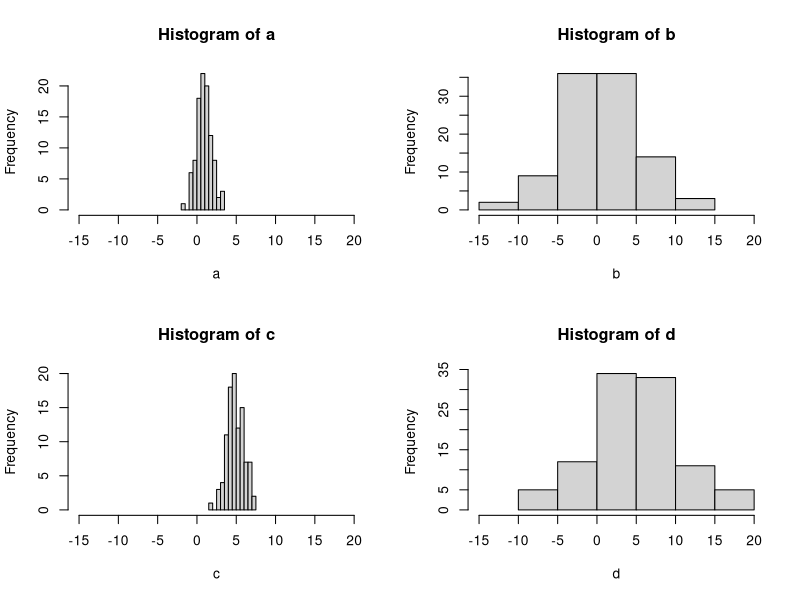
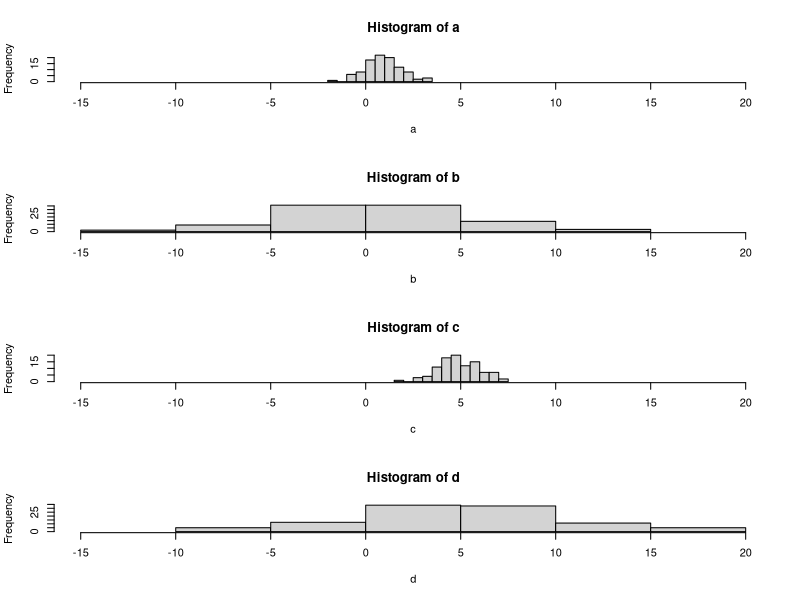
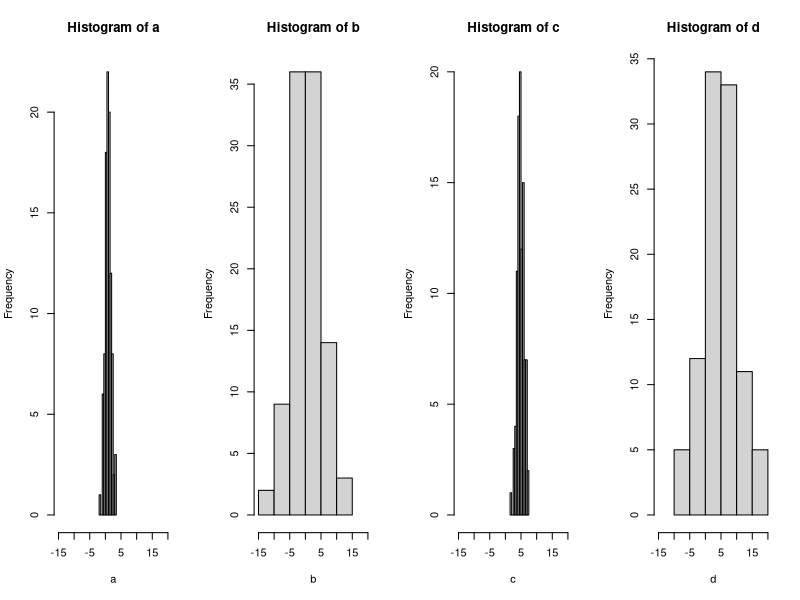
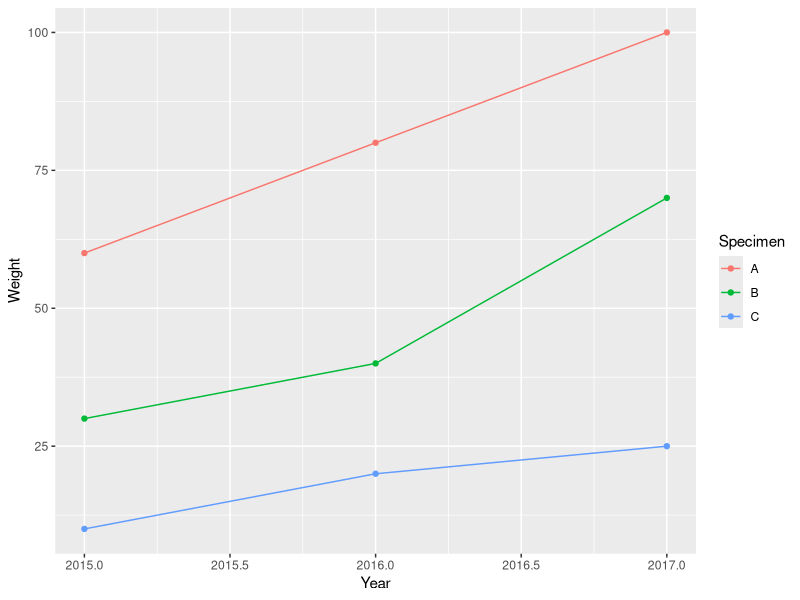

Write R code to recreate these figures, in order.
## ---- chunk 1

t <- data.frame(
  Assignments = c("Group Data Visualization",
                  "Module 5 Data Quiz", 
                  "Module 5 Conceptual Quiz"),
  "Open Time" = c("Friday, Sept 21 (1:00 am)", 
                  rep("Friday, Sept 28 (1:00 am EST)", 2)),
  "Due Time"  = rep("Sunday, Sept 30 (11:55 pm EST)", 3), check.names = F
)

knitr::kable(t)
## ---- chunk 2
# Generate some data for histograms
a <- rnorm(100, 1, 1)
b <- rnorm(100, 1, 5)
c <- rnorm(100, 5, 1)
d <- rnorm(100, 5, 5)
## ---- chunk 3
# Make a 2x2 graph of the four histograms
par(mfrow = c(2,2))
hist(a, xlim = c(-15, 20))
hist(b, xlim = c(-15, 20))
hist(c, xlim = c(-15, 20))
hist(d, xlim = c(-15, 20))
## ---- chunk 4
# Make a 4x1 graph (stacked on top) of the four histograms
par(mfrow = c(4,1))
hist(a, xlim = c(-15, 20))
hist(b, xlim = c(-15, 20))
hist(c, xlim = c(-15, 20))
hist(d, xlim = c(-15, 20))
## ---- chunk 5
# Make a 1x4 graph (side-by-side) of the four histograms
par(mfrow = c(1,4))
hist(a, xlim = c(-15, 20))
hist(b, xlim = c(-15, 20))
hist(c, xlim = c(-15, 20))
hist(d, xlim = c(-15, 20))
## ---- chunk 6
df <- data.frame(
Year = c(2017, 2016, 2015),
A = c(100,80,60),
B = c(70, 40, 30),
C = c(25, 20, 10)
)

knitr::kable(df)
## ---- chunk 7
# You may need to install the package first
library(tidyr)
df_long <- gather(df, key = "Specimen", value = "Weight", A, B, C)
## ---- chunk 8
knitr::kable(df_long)
## ---- chunk 9
library(ggplot2)
ggplot(df_long, aes(x = Year, y = Weight, color = Specimen)) +
  geom_point() +
  geom_line()
## ---- chunk 10
df_wide <- spread(df_long, key = "Specimen", value = "Weight")
## ---- chunk 11
knitr::kable(df_wide)
